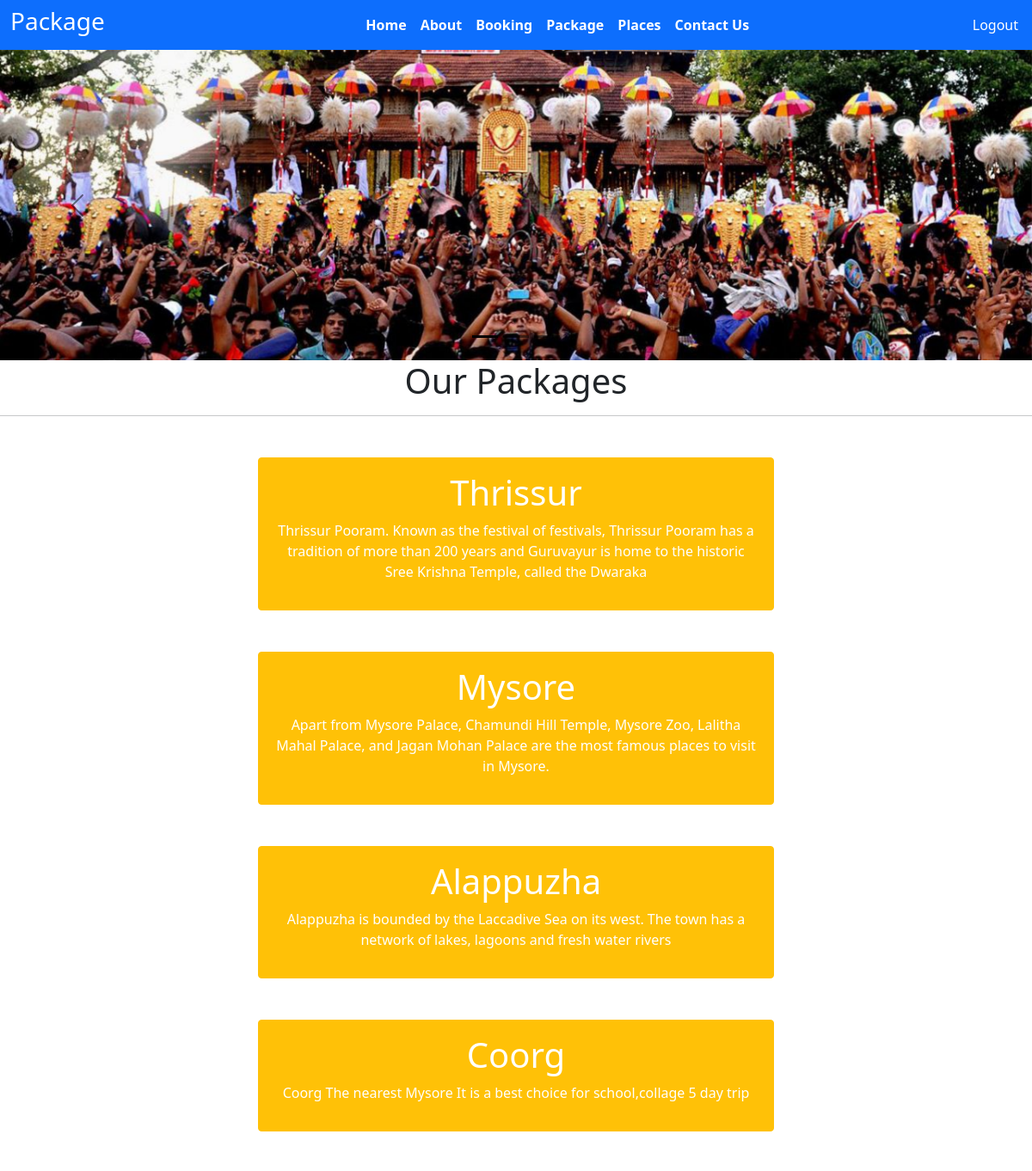
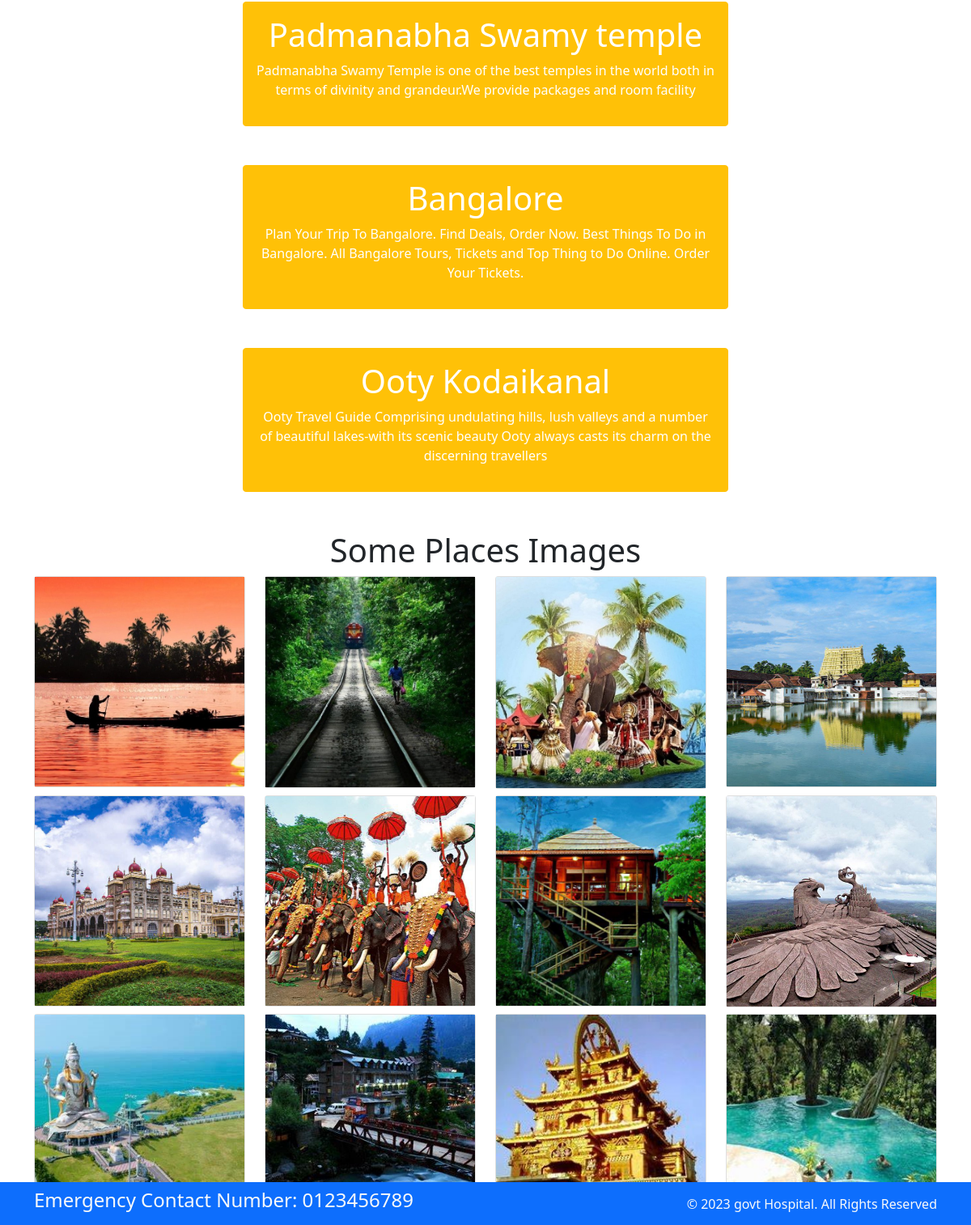
/home/, run on the app's committed database (2 pictures, top to bottom).
### home/models.py (models this page shows, shortened)
class Places(models.Model):
    dep_name = models.CharField(max_length=100)
    dep_decription = models.TextField()

### home/views.py (the view)
# urls.py: path('home/',views.index,name='home'),
def index(request):
    dict_place={
        'places':Places.objects.all()
    }
    return render(request,'index.html',dict_place)

### templates/index.html (shortened to what this page needs)
{% extends 'base.html' %}
{% block content%}
{% load static %}
<div id="carouselExampleDark" class="carousel carousel-dark slide" data-bs-ride="carousel">
    <div class="carousel-indicators">
      <button type="button" data-bs-target="#carouselExampleDark" data-bs-slide-to="0" class="active" aria-current="true" aria-label="Slide 1"></button>
      <button type="button" data-bs-target="#carouselExampleDark" data-bs-slide-to="1" aria-label="Slide 2"></button>
      <button type="button" data-bs-target="#carouselExampleDark" data-bs-slide-to="2" aria-label="Slide 3"></button>
    </div>
    <div class="carousel-inner">
      <div class="carousel-item active" data-bs-interval="10000">
        <img src="{% static '/images/h2.jpg'%}" class="d-block w-100" alt="...">
      </div>
    </div>
    <button class="carousel-control-prev" type="button" data-bs-target="#carouselExampleDark" data-bs-slide="prev">
      <span class="carousel-control-prev-icon" aria-hidden="true"></span>
    </button>
    <button class="carousel-control-next" type="button" data-bs-target="#carouselExampleDark" data-bs-slide="next">
      <span class="carousel-control-next-icon" aria-hidden="true"></span>
    </button>
  </div>
  <div>
    <h1 class="text-center">Our Packages</h1>
    <hr>
    {% for d in places %}
    <div class="mx-auto w-50 bg-warning text-center text-white p-3 my-5 border border-warning rounded">
        <h1>{{d.dep_name}}</h1>
        <p>{{d.dep_decription}}</p>
    </div>
    {% endfor %}
    <h1 align=center>Some Places Images</h1>
    <div class="container mt-2">
      <div class="row">
        <div class="col-md-3 col-sm-6">
          <div class="card card-block">
        <img src="{% static '/images/boat1.jpg'%}" alt="Photo of sunset">
      </div>
        </div>
        <div class="col-md-3 col-sm-6">
          <div class="card card-block">
        <img src="{% static '/images/train1.jpg'%}" alt="Photo of sunset">
      </div>
        </div>
        <div class="col-md-3 col-sm-6">
          <div class="card card-block">
        <img src="{% static '/images/kl.jpg'%}" alt="Photo of sunset">
      </div>
        </div>
        <div class="col-md-3 col-sm-6">
          <div class="card card-block">
        <img src="{% static '/images/k1.jpg'%}" alt="Photo of sunset">
      </div>
        </div>
      </div>
    </div>
</div>
<div class="container mt-2">
    <div class="row">
      <div class="col-md-3 col-sm-6">
        <div class="card card-block">
      <img src="{% static '/images/k2.jpg'%}" alt="Photo of sunset">
    </div>
      </div>
      <div class="col-md-3 col-sm-6">
        <div class="card card-block">
      <img src="{% static '/images/k3.jpg'%}" alt="Photo of sunset">
    </div>
      </div>
      <div class="col-md-3 col-sm-6">
        <div class="card card-block">
      <img src="{% static '/images/k4.jpg'%}" alt="Photo of sunset">
    </div>
      </div>
      <div class="col-md-3 col-sm-6">
        <div class="card card-block">
      <img src="{% static '/images/k7.jpg'%}" alt="Photo of sunset">
    </div>
      </div>
    </div>
  </div>
<div class="container mt-2">
  <div class="row">
    <div class="col-md-3 col-sm-6">
      <div class="card card-block">
    <img src="{% static '/images/k28.jpg'%}" alt="Photo of sunset">
  </div>
    </div>
    <div class="col-md-3 col-sm-6">
      <div class="card card-block">
    <img src="{% static '/images/k26.jpg'%}" alt="Photo of sunset">
  </div>
    </div>
    <div class="col-md-3 col-sm-6">
      <div class="card card-block">
    <img src="{% static '/images/k24.jpg'%}" alt="Photo of sunset">
  </div>
    </div>
    <div class="col-md-3 col-sm-6">
      <div class="card card-block">
    <img src="{% static '/images/k25.jpg'%}" alt="Photo of sunset">
  </div>
    </div>
  </div>
</div>
  {% endblock %}

### templates/base.html (shortened to what this page needs)
{% load static%}
<!DOCTYPE html>
<html>
  <head>
    <link rel="stylesheet"
      href=" https://cdn.jsdelivr.net/npm/bootstrap@5.1.3/dist/css/bootstrap.min.css ">
    <link rel="stylesheet"
      href="https://use.fontawesome.com/releases/v5.2.0/css/all.css">
      <link rel="stylesheet"
      href="{% static '/css/style.css'%}">
  </head>
  <body>
    <nav class="navbar bg-primary navbar-expand-md ">
      <div class="container">
        <div class="col-2 text-left pl-md-0">
          <h3 class="text-white"> Package </h3>
        </div>
        <div
          class="collapse navbar-collapse justify-content-center col-md-8 navbar-collapse-3">
          <ul class="navbar-nav justify-content-center  fw-bold">
            <li class="nav-item active">
              <a class="nav-link text-white" href="{% url 'home' %}">Home </a>
            </li>
            <li class="nav-item">
              <a class="nav-link text-white" href="{% url 'about' %}">About</a>
            </li>
            <li class="nav-item">
              <a class="nav-link text-white" href="{% url 'booking' %}">Booking</a>
            </li>
            <li class="nav-item">
              <a class="nav-link text-white" href="{% url 'doctors' %}">Package</a>
            </li>
			 <li class="nav-item">
              <a class="nav-link text-white" href="{% url 'places' %}">Places</a>
            </li>
            <li class="nav-item">
              <a class="nav-link text-white" href="{% url 'contact' %}">Contact Us</a>
            </li>
          </ul>
        </div>
    </div>
        <a class="nav-link text-white" href="{% url 'hom' %}">Logout</a>
    </nav>
    {% block content%} {% endblock %}
    <section class="fixed-bottom">
      <footer class="pt-2 pb-2  bg-primary text-light">
        <div class="container">
          <div class="row align-items-center">
            <div class="col-12 col-md-8">
              <h4>Emergency Contact Number: 0123456789</h4>
            </div>
            <div class="col-12 col-md-4 mt-4 mt-md-0 text-center text-md-end">
              © 2023 govt Hospital. All Rights Reserved
            </div>
          </div>
        </div>
      </footer>
    </section>
  </body>
</html>

### data on the page
Places: dep_name "Thrissur", dep_decription "Thrissur Pooram. Known as the festival of festivals, Thrissur Pooram has a tradition of more than 200 years and Guruvayur is home to the historic Sree Krishna Temple, called the Dwaraka"
Places: dep_name "Mysore", dep_decription "Apart from Mysore Palace, Chamundi Hill Temple, Mysore Zoo, Lalitha Mahal Palace, and Jagan Mohan Palace are the most famous places to visit in Mysore."
Places: dep_name "Alappuzha", dep_decription "Alappuzha is bounded by the Laccadive Sea on its west. The town has a network of lakes, lagoons and fresh water rivers"
Places: dep_name "Coorg", dep_decription "Coorg The nearest Mysore It is a best choice for school,collage 5 day trip"
Places: dep_name "Padmanabha Swamy temple", dep_decription "Padmanabha Swamy Temple is one of the best temples in the world both in terms of divinity and grandeur.We provide packages and room facility"
Places: dep_name "Bangalore", dep_decription "Plan Your Trip To Bangalore. Find Deals, Order Now. Best Things To Do in Bangalore. All Bangalore Tours, Tickets and Top Thing to Do Online. Order Your Tickets."
Places: dep_name "Ooty Kodaikanal", dep_decription "Ooty Travel Guide Comprising undulating hills, lush valleys and a number of beautiful lakes-with its scenic beauty Ooty always casts its charm on the discerning travellers"
